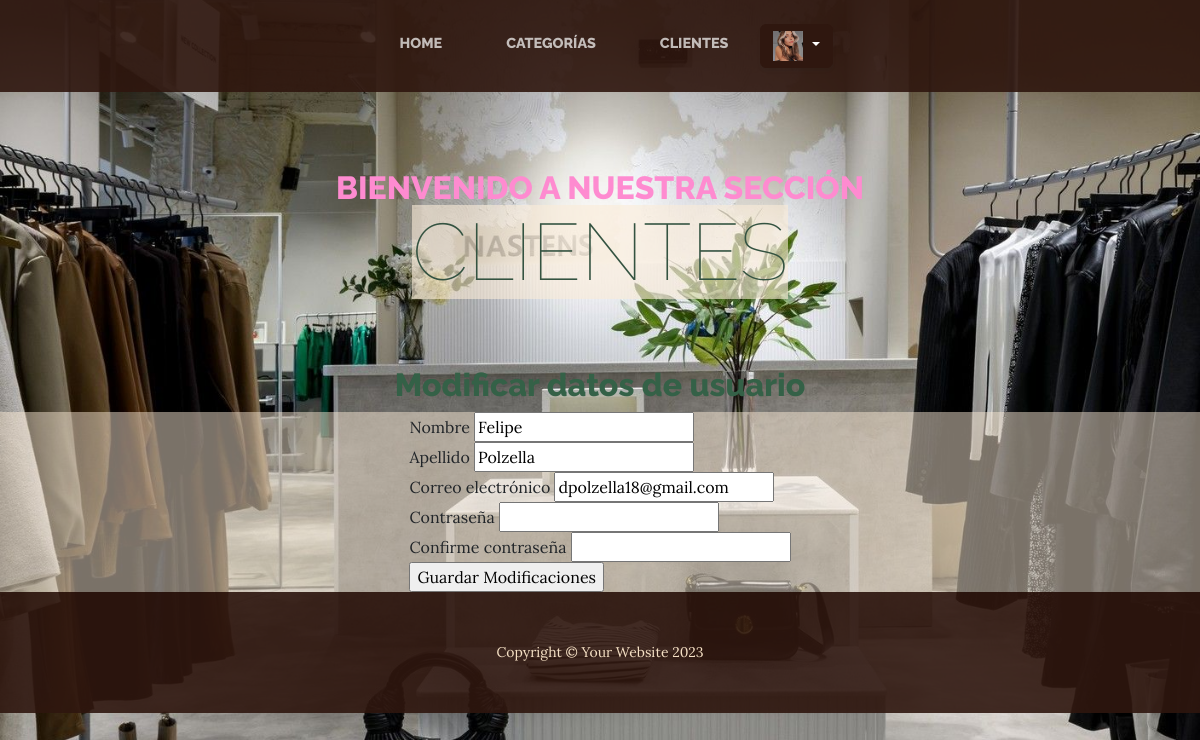
The app's page /editar/ (signed in) with its own data.
### apps/clientes/models.py (models this page shows, shortened)
class CustomUser(AbstractUser):
    first_name = models.CharField(max_length=30, verbose_name=_('First name'))
    last_name = models.CharField(max_length=30, verbose_name=_('Last name'))
    email = models.EmailField(unique=True, verbose_name=_('Email'))
    is_active = models.BooleanField(default=True, verbose_name=_('Active'))
    date_joined = models.DateTimeField(auto_now_add=True, verbose_name=_('Date joined'))
    custom_groups = models.ManyToManyField(Group, related_name='custom_users', blank=True, verbose_name=_('groups'))
    custom_user_permissions = models.ManyToManyField(Permission, related_name='custom_users', blank=True, verbose_name=_('user permissions'))

class Avatar(models.Model):
    user = models.OneToOneField(get_user_model(), on_delete=models.CASCADE)
    imagen = models.ImageField(
    upload_to='avatares', null=True, blank=True, default="/default.jpeg")

### apps/clientes/views.py (the view)
# urls.py: path('editar/', editar_usuario, name='usuarios-editar'),
@login_required(login_url=reverse_lazy('clientes:usuarios-login'))
def editar_usuario(request):
    usuario = request.user
    if request.method == "POST":
        formulario = UserEditForm(request.POST, instance=usuario)
        if formulario.is_valid():
            data = formulario.cleaned_data
            usuario.first_name = data["first_name"]
            usuario.last_name = data["last_name"]
            usuario.email = data["email"]
            if data["password1"]:  # Verifica si se proporcionó una nueva contraseña
                usuario.set_password(data["password1"])
            usuario.save()
            messages.success(request, 'Cambios guardados exitosamente.')
            return redirect("clientes:usuarios-login")
        else:
            messages.error(request, 'Error al guardar los cambios. Por favor, corrige los errores.')
    else:
        formulario = UserEditForm(instance=usuario)
    return render(request, "clientes/editar_usuario.html", {"form": formulario, "usuario": usuario})

### apps/clientes/forms.py
class UserEditForm(UserChangeForm):
    first_name = forms.CharField(label=_("Nombre"))
    last_name = forms.CharField(label=_("Apellido"))
    email = forms.EmailField(label=_("Correo electrónico"))
    password1 = forms.CharField(label=_("Contraseña"), widget=forms.PasswordInput, required=False)
    password2 = forms.CharField(label=_("Confirme contraseña"), widget=forms.PasswordInput, required=False)
    class Meta:
        model = CustomUser
        fields = ["first_name", "last_name", "email", "password1", "password2"]
        help_texts = { "email": _("Indica un correo electrónico que uses habitualmente"), "first_name": "", "last_name": ""}

### apps/clientes/templates/clientes/editar_usuario.html (shortened to what this page needs)
{% extends 'clientes/about.html' %}
{% block contenido %}
<h1 class="user__title"> Modificar datos de usuario </h1>
<section class="editar__usuario__section">
<form method="post">
    <div class="form-group">
        <label for="{{ form.first_name.id_for_label }}">Nombre</label>
        {{ form.first_name }}
    </div>
    <div class="form-group">
        <label for="{{ form.last_name.id_for_label }}">Apellido</label>
        {{ form.last_name }}
    </div>
    <div class="form-group">
        <label for="{{ form.email.id_for_label }}">Correo electrónico</label>
        {{ form.email }}
    </div>
    <div class="form-group">
        <label for="{{ form.password1.id_for_label }}">Contraseña</label>
        {{ form.password1 }}
    </div>
    <div class="form-group">
        <label for="{{ form.password2.id_for_label }}">Confirme contraseña</label>
        {{ form.password2 }}
    </div>
    <input type="submit" value="Guardar Modificaciones">
</form>
</section>
{% endblock %}

### apps/TIENDA/templates/TIENDA/navegacion.html (shortened to what this page needs)
<nav class="navbar navbar-expand-lg navbar-dark py-lg-4" id="mainNav">
    <div class="container">
        <div class="collapse navbar-collapse" id="navbarSupportedContent">
            <ul class="navbar-nav mx-auto">
                <li class="nav-item px-lg-4"><a class="nav-link text-uppercase" href="{% url 'inicioTienda' %}">Home</a></li>
                <li class="nav-item px-lg-4"><a class="nav-link text-uppercase" href="{% url 'categorias' %}">Categorías</a></li>
                <li class="nav-item px-lg-4"><a class="nav-link text-uppercase" href="{% url 'clientes' %}">Clientes</a></li>
                {% if request.user.is_authenticated %}
                <div class="dropdown">
                    <a class="btn btn-secondary dropdown-toggle" href="{% url 'clientes' %}" role="button" id="dropdownMenuLink" data-bs-toggle="dropdown" aria-expanded="false">
                        {%if request.user.avatar %}
                            <img style="width: 30px; height: 30px;" src="{{ request.user.avatar.imagen.url }}" alt="Avatar del usuario" class="user-avatar">
                        {% endif %}
                    </a>
                </div>
                {% endif %}
            </ul>
        </div>
    </div>
</nav>

### apps/TIENDA/static/TIENDA/css/stylesPropios.css (style rules this page uses)
body { background-image: url("../assets/img/fondo2.jpeg"); }
.user__title { display: flex; align-items: center; justify-content: center; color: rgb(52, 97, 71); font-size: 2rem; font-weight: 800; }
.editar__usuario__section { display: flex; justify-content: center; align-items: center; background-color: rgba(250, 235, 215, 0.487); }

### records on screen
CustomUser: user.avatar.imagen (picture), first_name "Felipe", last_name "Polzella", email "dpolzella18@gmail.com"
